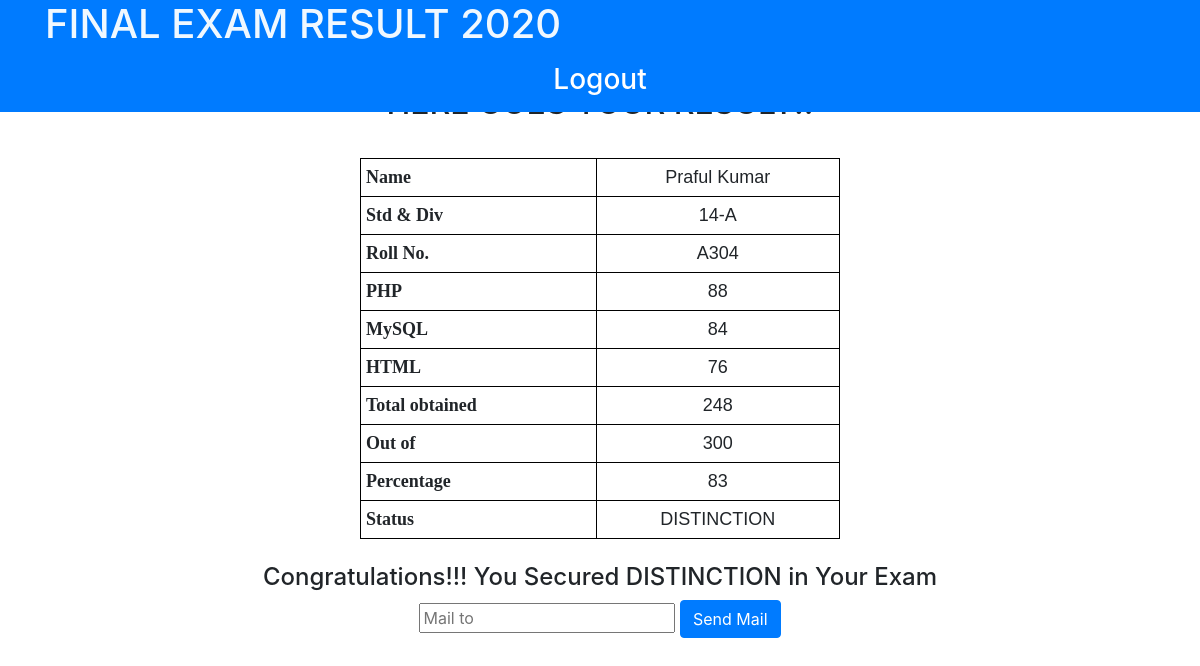
The app's page /portal.php (signed in) with its own data.
### tables this page shows
CREATE TABLE `student` (
  `name` char(100) NOT NULL,
  `age` int(11) NOT NULL,
  `standard` int(11) NOT NULL,
  `division` char(2) NOT NULL,
  `roll` varchar(10) NOT NULL,
  `pass` varchar(11) NOT NULL,
  `PHP` int(11) DEFAULT NULL,
  `MySQL` int(11) DEFAULT NULL,
  `HTML` int(11) DEFAULT NULL,
  `total` int(11) DEFAULT NULL,
  `out of` int(11) DEFAULT NULL,
  `percent` int(11) DEFAULT NULL,
  `status` char(20) DEFAULT NULL
);

### portal.php (the view, shortened to what this page needs)
<?php
	include 'school_connect.php';
?>
<!DOCTYPE html>
<html>
<head>
	<link rel="stylesheet" href="https://maxcdn.bootstrapcdn.com/bootstrap/4.0.0/css/bootstrap.min.css">
</head>
</head>
<body align="center">
	<nav>
		<nav class="nav justify-content-center fixed-top bg-primary">
   			 <div class="container">
				<h1 style="color: aliceblue;">FINAL EXAM RESULT 2020</h1>
</div>
	<form class="">
	<a class="btn btn-primary" href="logout.php" role="button"><h3>Logout</h3></a>
</form>
</nav>
</nav>
<?php
$roll=$_SESSION['username'];
$result="SELECT * FROM `student` WHERE `roll`='$roll'";
	$query = mysqli_query($conn,$result);
	while($res = mysqli_fetch_array($query)){
?><br>
<center><h2>HERE GOES YOUR RESULT!!</h2></center>
	<table align="center">
		<tr><th>Name</th><td><?php echo $res['name'];?></td></tr>
		<tr><th>Std & Div</th><td><?php echo $res['standard']."-".$res['division'];?></td></tr>
		<tr><th>Roll No.</th><td><?php echo $res['roll'];?></td></tr>
		<tr><th>PHP</th><td><?php echo $res['PHP'];?></td></tr>
		<tr><th>MySQL</th><td><?php echo $res['MySQL'];?></td></tr>
		<tr><th>HTML</th><td><?php echo $res['HTML'];?></td></tr>
		<tr><th>Total obtained</th><td><?php echo $res['total'];?></td></tr>
		<tr><th>Out of</th><td><?php echo $res['out of'];?></td></tr>
		<tr><th>Percentage</th><td><?php echo $res['percent'];?></td></tr>
		<tr><th>Status</th><td><?php echo $res['status'];?></td></tr>
	</table>
<?php
	}
$roll=$_SESSION['username'];
$result="SELECT * FROM `student` WHERE `roll`='$roll'";
	$query = mysqli_query($conn,$result);
	while($res = mysqli_fetch_array($query)){
	if($res['status']=="DISTINCTION"){
		echo "<br><center><h4>Congratulations!!! You Secured DISTINCTION in Your Exam</h4></center>";
	}
	elseif($res['status']=="PASS"){
		echo "<br><center><h4>Improvents needed!!!</br></center>";
	}
	else{
		echo "<br><center><h4>Fail!!Better Luck Next Time</h4></center>";
	}
}
	?>
<form method="post">
	<center><input type="text" name="email" placeholder="Mail to">
	<a class="btn btn-primary" href="sendmail.php" role="button" mail="mail">Send Mail</a></center>
</form>
</body>
</html>

### portal.php (style rules this page uses)
body { margin-top: 5%; }
table { font-size: 18px; margin-top: 3%; border: 1px solid #000000; width: 40%; }
th { font-family: times new roman; border: 1px solid #000000; padding:5px; text-align: center; }
td { font-family: arial, san-serif; border: 1px solid #000000; padding:5px; text-align: center; }
th:first-child { text-align: left; font-style: bold; }

### records on screen
student: name "Praful Kumar", standard "14", division "A", roll "A304", PHP "88", MySQL "84", HTML "76", total "248", out of "300", percent "83", status "DISTINCTION", shows "Congratulations!!! You Secured DISTINCTION in Your Exam"
